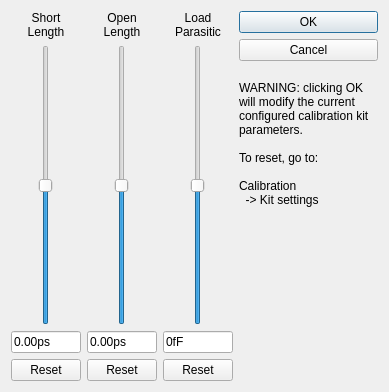
<?xml version="1.0" encoding="UTF-8"?>
<ui version="4.0">
 <class>CalibrationFineTuneDialog</class>
 <widget class="QDialog" name="CalibrationFineTuneDialog">
  <property name="geometry">
   <rect>
    <x>0</x>
    <y>0</y>
    <width>389</width>
    <height>392</height>
   </rect>
  </property>
  <property name="windowTitle">
   <string>Dialog</string>
  </property>
  <layout class="QGridLayout" name="gridLayout_2">
   <item row="0" column="0" rowspan="2">
    <layout class="QGridLayout" name="gridLayout">
     <property name="rightMargin">
      <number>0</number>
     </property>
     <item row="2" column="1">
      <widget class="QLineEdit" name="t_open">
       <property name="sizePolicy">
        <sizepolicy hsizetype="Preferred" vsizetype="Fixed">
         <horstretch>0</horstretch>
         <verstretch>0</verstretch>
        </sizepolicy>
       </property>
       <property name="minimumSize">
        <size>
         <width>70</width>
         <height>0</height>
        </size>
       </property>
       <property name="text">
        <string>0.00ps</string>
       </property>
       <property name="readOnly">
        <bool>true</bool>
       </property>
      </widget>
     </item>
     <item row="0" column="1">
      <widget class="QLabel" name="label_2">
       <property name="text">
        <string>Open
Length</string>
       </property>
       <property name="alignment">
        <set>Qt::AlignCenter</set>
       </property>
       <property name="margin">
        <number>3</number>
       </property>
      </widget>
     </item>
     <item row="0" column="2">
      <widget class="QLabel" name="label_3">
       <property name="text">
        <string>Load
Parasitic</string>
       </property>
       <property name="alignment">
        <set>Qt::AlignCenter</set>
       </property>
       <property name="margin">
        <number>3</number>
       </property>
      </widget>
     </item>
     <item row="1" column="0">
      <widget class="QSlider" name="s_short">
       <property name="sizePolicy">
        <sizepolicy hsizetype="Expanding" vsizetype="Expanding">
         <horstretch>0</horstretch>
         <verstretch>0</verstretch>
        </sizepolicy>
       </property>
       <property name="toolTip">
        <string>Excess length of short circuit standard</string>
       </property>
       <property name="minimum">
        <number>-5000</number>
       </property>
       <property name="maximum">
        <number>5000</number>
       </property>
       <property name="singleStep">
        <number>1</number>
       </property>
       <property name="pageStep">
        <number>100</number>
       </property>
       <property name="orientation">
        <enum>Qt::Vertical</enum>
       </property>
      </widget>
     </item>
     <item row="1" column="1">
      <widget class="QSlider" name="s_open">
       <property name="sizePolicy">
        <sizepolicy hsizetype="Expanding" vsizetype="Expanding">
         <horstretch>0</horstretch>
         <verstretch>0</verstretch>
        </sizepolicy>
       </property>
       <property name="toolTip">
        <string>Excess length of open circuit standard</string>
       </property>
       <property name="minimum">
        <number>-5000</number>
       </property>
       <property name="maximum">
        <number>5000</number>
       </property>
       <property name="singleStep">
        <number>1</number>
       </property>
       <property name="pageStep">
        <number>100</number>
       </property>
       <property name="orientation">
        <enum>Qt::Vertical</enum>
       </property>
      </widget>
     </item>
     <item row="1" column="2">
      <widget class="QSlider" name="s_load">
       <property name="sizePolicy">
        <sizepolicy hsizetype="Expanding" vsizetype="Expanding">
         <horstretch>0</horstretch>
         <verstretch>0</verstretch>
        </sizepolicy>
       </property>
       <property name="toolTip">
        <string>Move the load standard up or down on the smith chart</string>
       </property>
       <property name="minimum">
        <number>-5000</number>
       </property>
       <property name="maximum">
        <number>5000</number>
       </property>
       <property name="singleStep">
        <number>1</number>
       </property>
       <property name="pageStep">
        <number>100</number>
       </property>
       <property name="orientation">
        <enum>Qt::Vertical</enum>
       </property>
      </widget>
     </item>
     <item row="2" column="0">
      <widget class="QLineEdit" name="t_short">
       <property name="sizePolicy">
        <sizepolicy hsizetype="Preferred" vsizetype="Fixed">
         <horstretch>0</horstretch>
         <verstretch>0</verstretch>
        </sizepolicy>
       </property>
       <property name="minimumSize">
        <size>
         <width>70</width>
         <height>0</height>
        </size>
       </property>
       <property name="text">
        <string>0.00ps</string>
       </property>
       <property name="readOnly">
        <bool>true</bool>
       </property>
      </widget>
     </item>
     <item row="3" column="0">
      <widget class="QPushButton" name="b_r_short">
       <property name="minimumSize">
        <size>
         <width>50</width>
         <height>0</height>
        </size>
       </property>
       <property name="text">
        <string>Reset</string>
       </property>
      </widget>
     </item>
     <item row="3" column="1">
      <widget class="QPushButton" name="b_r_open">
       <property name="minimumSize">
        <size>
         <width>50</width>
         <height>0</height>
        </size>
       </property>
       <property name="text">
        <string>Reset</string>
       </property>
      </widget>
     </item>
     <item row="3" column="2">
      <widget class="QPushButton" name="b_r_load">
       <property name="minimumSize">
        <size>
         <width>50</width>
         <height>0</height>
        </size>
       </property>
       <property name="text">
        <string>Reset</string>
       </property>
      </widget>
     </item>
     <item row="0" column="0">
      <widget class="QLabel" name="label">
       <property name="text">
        <string>Short
Length</string>
       </property>
       <property name="alignment">
        <set>Qt::AlignCenter</set>
       </property>
       <property name="margin">
        <number>3</number>
       </property>
      </widget>
     </item>
     <item row="2" column="2">
      <widget class="QLineEdit" name="t_load">
       <property name="sizePolicy">
        <sizepolicy hsizetype="Preferred" vsizetype="Fixed">
         <horstretch>0</horstretch>
         <verstretch>0</verstretch>
        </sizepolicy>
       </property>
       <property name="minimumSize">
        <size>
         <width>70</width>
         <height>0</height>
        </size>
       </property>
       <property name="text">
        <string>0fF</string>
       </property>
       <property name="readOnly">
        <bool>true</bool>
       </property>
      </widget>
     </item>
    </layout>
   </item>
   <item row="0" column="1">
    <widget class="QDialogButtonBox" name="buttonBox">
     <property name="sizePolicy">
      <sizepolicy hsizetype="Preferred" vsizetype="Maximum">
       <horstretch>0</horstretch>
       <verstretch>0</verstretch>
      </sizepolicy>
     </property>
     <property name="orientation">
      <enum>Qt::Vertical</enum>
     </property>
     <property name="standardButtons">
      <set>QDialogButtonBox::Cancel|QDialogButtonBox::Ok</set>
     </property>
    </widget>
   </item>
   <item row="1" column="1">
    <widget class="QLabel" name="label_4">
     <property name="text">
      <string>
WARNING: clicking OK will modify the current configured calibration kit parameters.

To reset, go to:

Calibration
  -&gt; Kit settings</string>
     </property>
     <property name="alignment">
      <set>Qt::AlignLeading|Qt::AlignLeft|Qt::AlignTop</set>
     </property>
     <property name="wordWrap">
      <bool>true</bool>
     </property>
     <property name="margin">
      <number>2</number>
     </property>
    </widget>
   </item>
  </layout>
 </widget>
 <resources/>
 <connections>
  <connection>
   <sender>buttonBox</sender>
   <signal>accepted()</signal>
   <receiver>CalibrationFineTuneDialog</receiver>
   <slot>accept()</slot>
   <hints>
    <hint type="sourcelabel">
     <x>248</x>
     <y>254</y>
    </hint>
    <hint type="destinationlabel">
     <x>157</x>
     <y>274</y>
    </hint>
   </hints>
  </connection>
  <connection>
   <sender>buttonBox</sender>
   <signal>rejected()</signal>
   <receiver>CalibrationFineTuneDialog</receiver>
   <slot>reject()</slot>
   <hints>
    <hint type="sourcelabel">
     <x>316</x>
     <y>260</y>
    </hint>
    <hint type="destinationlabel">
     <x>286</x>
     <y>274</y>
    </hint>
   </hints>
  </connection>
 </connections>
</ui>
